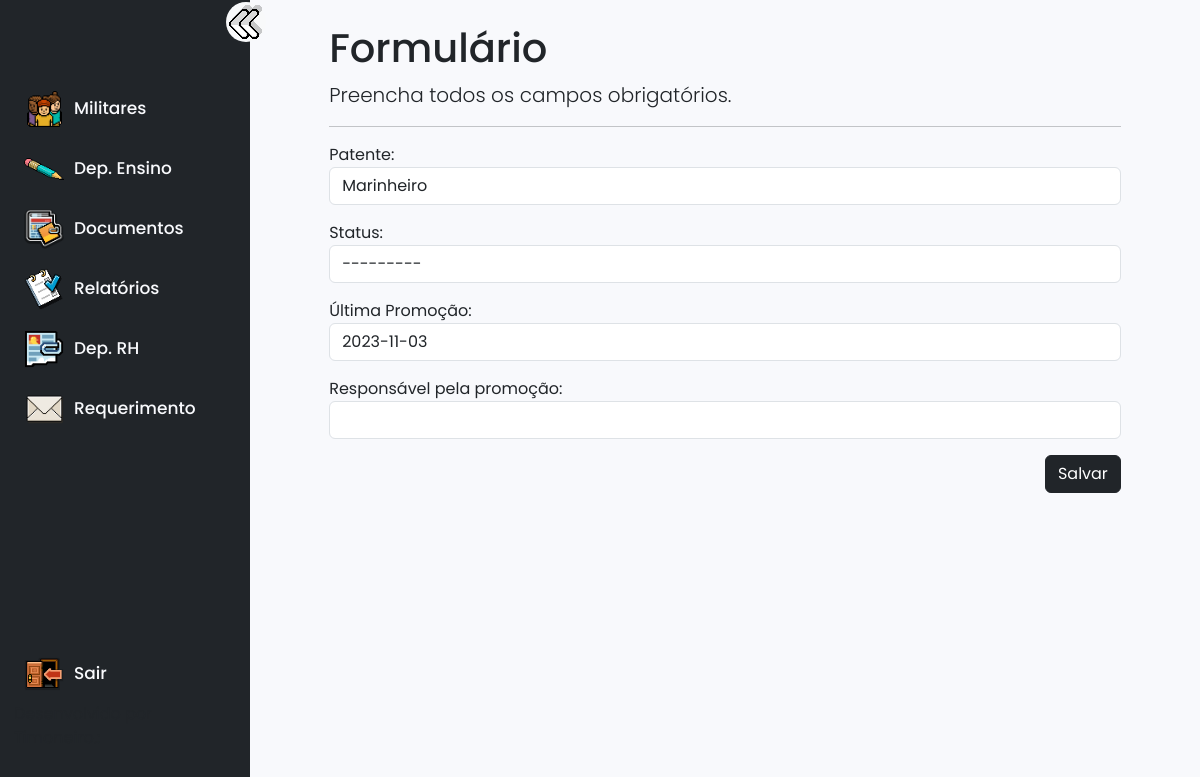
/controle/users/edit/1/ (signed in), run on an earlier commit of the app's database.
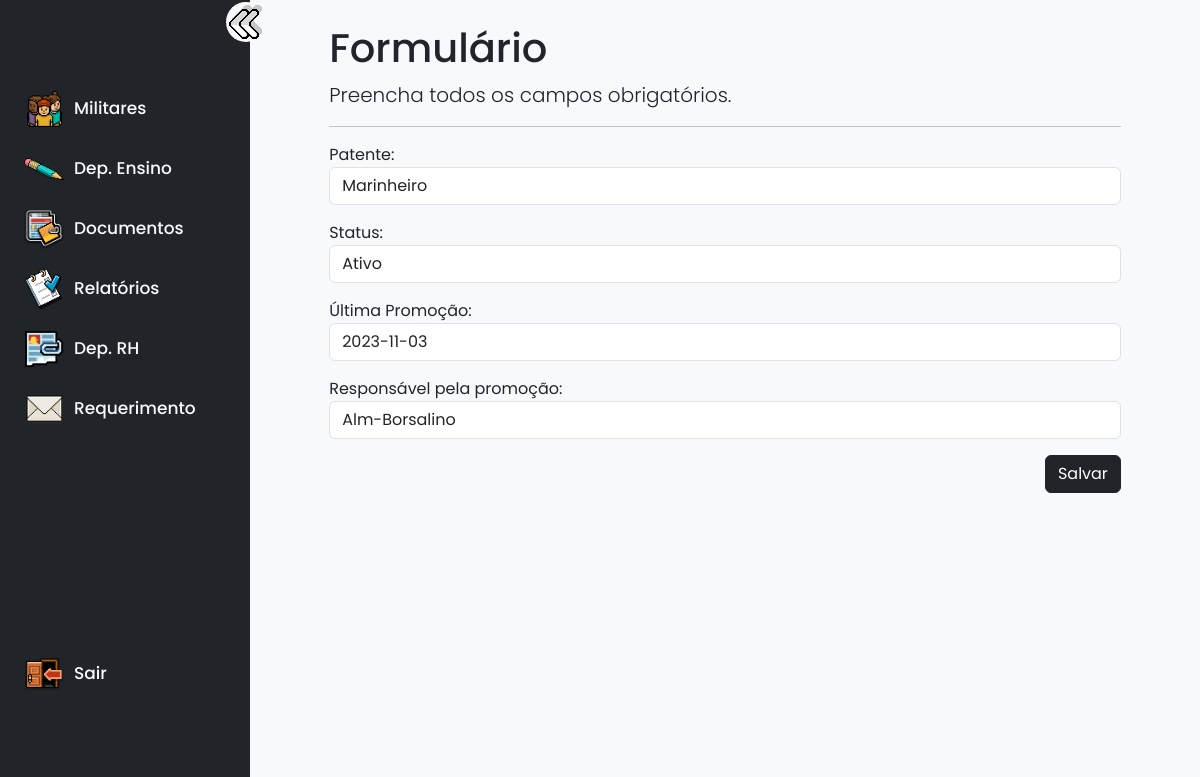
And on a later commit of the database.
### users/models.py (models this page shows, shortened)
class CustomUser(AbstractUser):
    PATENTES = (
        ('Marinheiro', 'Marinheiro'),
        ('Cabo', 'Cabo'),
        ('Aluno', 'Aluno'),
        ('3° Sargento', '3° Sargento'),
        ('2° Sargento', '2° Sargento'),
        ('1° Sargento', '1° Sargento'),
        ('SubOficial', 'SubOficial'),
        ('Cadete', 'Cadete'),
        ('Aspirante-a-Oficial', 'Aspirante-a-Oficial'),
        ('Guarda-Marinha', 'Guarda-Marinha'),
        ('Segundo-Tenente', 'Segundo-Tenente'),
        ('Primeiro-Tenente', 'Primeiro-Tenente'),
        ('Capitão-Tenente', 'Capitão-Tenente'),
        ('Capitão-de-Corveta', 'Capitão-de-Corveta'),
        ('Capitão-de-Fragata', 'Capitão-de-Fragata'),
        ('Capitão-de-Mar-e-Guerra ⭐', 'Capitão-de-Mar-e-Guerra ⭐'),
        ('Contra-Almirante ⭐⭐', 'Contra-Almirante ⭐⭐'),
        ('Vice-Almirante ⭐⭐⭐', 'Vice-Almirante ⭐⭐⭐'),
        ('Almirante-de-Esquadra ⭐⭐⭐⭐', 'Almirante-de-Esquadra ⭐⭐⭐⭐'),
        ('Almirante ⭐⭐⭐⭐⭐', 'Almirante ⭐⭐⭐⭐⭐'),
        ('Conselheiro', 'Conselheiro'),
    )
    STATUS = (
        ('Ativo','Ativo'),
        ('Demitido','Demitido'),
        ('Aposentado','Aposentado'),
    )
    patente = models.CharField(choices=PATENTES,max_length=50, null=True)
    status = models.CharField(choices=STATUS, max_length=50, null=True)
    datapromo = models.DateField(("Última Promoção"),default=timezone.now, null=True)
    responsavel = models.TextField(("Responsável pela promoção"), null=True)
    username = models.CharField(
        _('username'),
        max_length=150,
        unique=True,
        validators=[RegexValidator(
            regex=r'^[a-zA-Z0-9@_:.,-]+$',
            message=_('Enter a valid username. This value may contain only letters (uppercase and lowercase), numbers, @, :, -, and _ characters.'),
            code='invalid_username',
        )],
        help_text=_('150 characters or fewer. Letters (uppercase and lowercase), digits, @, :, -, and _ only.'),
    )

### users/views.py (the view)
# urls.py: path('users/edit/<int:pk>/', UserUpdateView.as_view(), name='user_edit'),
class UserUpdateView(LoginRequiredMixin, GroupRequiredMixin,UpdateView):
    group_required = [u"rh", u"altocomando"]
    login_url = reverse_lazy('login')
    model = CustomUser
    form_class = EditFormUser
    template_name = 'templates/formsoficiais.html'
    success_url = reverse_lazy('user_list')

### users/form.py
class EditFormUser(forms.ModelForm):
    PATENTE_CHOICES = CustomUser.PATENTES[:9]
    patente = forms.ChoiceField(
        choices=PATENTE_CHOICES,
        widget=forms.Select(attrs={'class': 'form-control'})
    )
    class Meta:
        model = CustomUser
        fields = ['patente', 'status', 'datapromo', 'responsavel', 'status']
        widgets = {
            'datapromo': forms.TextInput(attrs={'class': 'form-control'}),
            'responsavel': forms.TextInput(attrs={'class': 'form-control'}),
            'status': forms.Select(attrs={'class': 'form-control'}),
        }

### arquivos/templates/formsoficiais.html (shortened to what this page needs)
{% extends "templates/indexoficiais.html" %}
{% block main %}
<h1>Formulário</h1>
<p class="lead">Preencha todos os campos obrigatórios.</p>
<hr>
<form action="" method="POST">
    {{ form.as_p}}
    <div class="d-flex justify-content-end">
    <button type="submit" class="text-right btn btn-dark">Salvar</button>
    </div>
</form>
<br>
{% endblock main %}

What changed in the data, as far as the page shows it:
changed CustomUser "Marinheiro": status "---------" → "Ativo"; responsavel (not shown) → "Alm-Borsalino"
